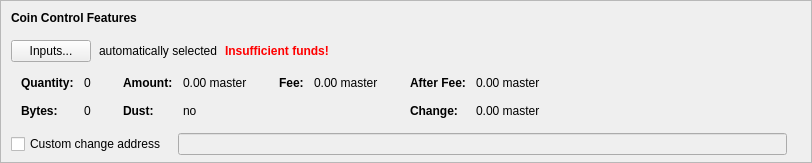
    <widget class="QFrame" name="frameCoinControl">
     <property name="sizePolicy">
      <sizepolicy hsizetype="Expanding" vsizetype="Expanding">
       <horstretch>0</horstretch>
       <verstretch>0</verstretch>
      </sizepolicy>
     </property>
     <property name="maximumSize">
      <size>
       <width>16777215</width>
       <height>16777215</height>
      </size>
     </property>
     <property name="frameShape">
      <enum>QFrame::StyledPanel</enum>
     </property>
     <property name="frameShadow">
      <enum>QFrame::Sunken</enum>
     </property>
     <layout class="QVBoxLayout" name="verticalLayoutCoinControl2">
      <property name="spacing">
       <number>0</number>
      </property>
      <property name="leftMargin">
       <number>0</number>
      </property>
      <property name="topMargin">
       <number>0</number>
      </property>
      <property name="rightMargin">
       <number>0</number>
      </property>
      <property name="bottomMargin">
       <number>6</number>
      </property>
      <item>
       <layout class="QVBoxLayout" name="verticalLayoutCoinControl" stretch="0,0,0,0,1">
        <property name="spacing">
         <number>0</number>
        </property>
        <property name="leftMargin">
         <number>10</number>
        </property>
        <property name="topMargin">
         <number>10</number>
        </property>
        <item>
         <layout class="QHBoxLayout" name="horizontalLayoutCoinControl1">
          <property name="bottomMargin">
           <number>15</number>
          </property>
          <item>
           <widget class="QLabel" name="labelCoinControlFeatures">
            <property name="sizePolicy">
             <sizepolicy hsizetype="Preferred" vsizetype="Maximum">
              <horstretch>0</horstretch>
              <verstretch>0</verstretch>
             </sizepolicy>
            </property>
            <property name="font">
             <font>
              <weight>75</weight>
              <bold>true</bold>
             </font>
            </property>
            <property name="styleSheet">
             <string notr="true">font-weight:bold;</string>
            </property>
            <property name="text">
             <string>Coin Control Features</string>
            </property>
           </widget>
          </item>
         </layout>
        </item>
        <item>
         <layout class="QHBoxLayout" name="horizontalLayoutCoinControl2" stretch="0,0,0,0">
          <property name="spacing">
           <number>8</number>
          </property>
          <property name="bottomMargin">
           <number>10</number>
          </property>
          <item>
           <widget class="QPushButton" name="pushButtonCoinControl">
            <property name="styleSheet">
             <string notr="true"/>
            </property>
            <property name="text">
             <string>Inputs...</string>
            </property>
            <property name="autoDefault">
             <bool>false</bool>
            </property>
           </widget>
          </item>
          <item>
           <widget class="QLabel" name="labelCoinControlAutomaticallySelected">
            <property name="text">
             <string>automatically selected</string>
            </property>
            <property name="margin">
             <number>5</number>
            </property>
           </widget>
          </item>
          <item>
           <widget class="QLabel" name="labelCoinControlInsuffFunds">
            <property name="font">
             <font>
              <weight>75</weight>
              <bold>true</bold>
             </font>
            </property>
            <property name="styleSheet">
             <string notr="true">color:red;font-weight:bold;</string>
            </property>
            <property name="text">
             <string>Insufficient funds!</string>
            </property>
            <property name="margin">
             <number>5</number>
            </property>
           </widget>
          </item>
          <item>
           <spacer name="horizontalSpacerCoinControl">
            <property name="orientation">
             <enum>Qt::Horizontal</enum>
            </property>
            <property name="sizeHint" stdset="0">
             <size>
              <width>40</width>
              <height>1</height>
             </size>
            </property>
           </spacer>
          </item>
         </layout>
        </item>
        <item>
         <widget class="QWidget" name="widgetCoinControl" native="true">
          <property name="sizePolicy">
           <sizepolicy hsizetype="Preferred" vsizetype="Preferred">
            <horstretch>0</horstretch>
            <verstretch>0</verstretch>
           </sizepolicy>
          </property>
          <property name="minimumSize">
           <size>
            <width>0</width>
            <height>0</height>
           </size>
          </property>
          <property name="styleSheet">
           <string notr="true"/>
          </property>
          <layout class="QHBoxLayout" name="horizontalLayoutCoinControl5">
           <property name="leftMargin">
            <number>0</number>
           </property>
           <property name="topMargin">
            <number>0</number>
           </property>
           <property name="rightMargin">
            <number>0</number>
           </property>
           <property name="bottomMargin">
            <number>0</number>
           </property>
           <item>
            <layout class="QHBoxLayout" name="horizontalLayoutCoinControl3" stretch="0,0,0,1">
             <property name="spacing">
              <number>20</number>
             </property>
             <property name="topMargin">
              <number>0</number>
             </property>
             <property name="bottomMargin">
              <number>10</number>
             </property>
             <item>
              <layout class="QFormLayout" name="formLayoutCoinControl1">
               <property name="horizontalSpacing">
                <number>10</number>
               </property>
               <property name="verticalSpacing">
                <number>14</number>
               </property>
               <property name="leftMargin">
                <number>10</number>
               </property>
               <property name="topMargin">
                <number>4</number>
               </property>
               <property name="rightMargin">
                <number>6</number>
               </property>
               <item row="0" column="0">
                <widget class="QLabel" name="labelCoinControlQuantityText">
                 <property name="font">
                  <font>
                   <weight>75</weight>
                   <bold>true</bold>
                  </font>
                 </property>
                 <property name="text">
                  <string>Quantity:</string>
                 </property>
                 <property name="margin">
                  <number>0</number>
                 </property>
                </widget>
               </item>
               <item row="0" column="1">
                <widget class="QLabel" name="labelCoinControlQuantity">
                 <property name="cursor">
                  <cursorShape>IBeamCursor</cursorShape>
                 </property>
                 <property name="contextMenuPolicy">
                  <enum>Qt::ActionsContextMenu</enum>
                 </property>
                 <property name="text">
                  <string notr="true">0</string>
                 </property>
                 <property name="margin">
                  <number>0</number>
                 </property>
                 <property name="textInteractionFlags">
                  <set>Qt::LinksAccessibleByMouse|Qt::TextSelectableByKeyboard|Qt::TextSelectableByMouse</set>
                 </property>
                </widget>
               </item>
               <item row="1" column="0">
                <widget class="QLabel" name="labelCoinControlBytesText">
                 <property name="font">
                  <font>
                   <weight>75</weight>
                   <bold>true</bold>
                  </font>
                 </property>
                 <property name="text">
                  <string>Bytes:</string>
                 </property>
                </widget>
               </item>
               <item row="1" column="1">
                <widget class="QLabel" name="labelCoinControlBytes">
                 <property name="cursor">
                  <cursorShape>IBeamCursor</cursorShape>
                 </property>
                 <property name="contextMenuPolicy">
                  <enum>Qt::ActionsContextMenu</enum>
                 </property>
                 <property name="text">
                  <string notr="true">0</string>
                 </property>
                 <property name="textInteractionFlags">
                  <set>Qt::LinksAccessibleByMouse|Qt::TextSelectableByKeyboard|Qt::TextSelectableByMouse</set>
                 </property>
                </widget>
               </item>
              </layout>
             </item>
             <item>
              <layout class="QFormLayout" name="formLayoutCoinControl2">
               <property name="horizontalSpacing">
                <number>10</number>
               </property>
               <property name="verticalSpacing">
                <number>14</number>
               </property>
               <property name="leftMargin">
                <number>6</number>
               </property>
               <property name="topMargin">
                <number>4</number>
               </property>
               <property name="rightMargin">
                <number>6</number>
               </property>
               <item row="0" column="0">
                <widget class="QLabel" name="labelCoinControlAmountText">
                 <property name="font">
                  <font>
                   <weight>75</weight>
                   <bold>true</bold>
                  </font>
                 </property>
                 <property name="text">
                  <string>Amount:</string>
                 </property>
                 <property name="margin">
                  <number>0</number>
                 </property>
                </widget>
               </item>
               <item row="0" column="1">
                <widget class="QLabel" name="labelCoinControlAmount">
                 <property name="cursor">
                  <cursorShape>IBeamCursor</cursorShape>
                 </property>
                 <property name="contextMenuPolicy">
                  <enum>Qt::ActionsContextMenu</enum>
                 </property>
                 <property name="text">
                  <string notr="true">0.00 master</string>
                 </property>
                 <property name="textInteractionFlags">
                  <set>Qt::LinksAccessibleByMouse|Qt::TextSelectableByKeyboard|Qt::TextSelectableByMouse</set>
                 </property>
                </widget>
               </item>
               <item row="1" column="0">
                <widget class="QLabel" name="labelCoinControlLowOutputText">
                 <property name="font">
                  <font>
                   <weight>75</weight>
                   <bold>true</bold>
                  </font>
                 </property>
                 <property name="text">
                  <string>Dust:</string>
                 </property>
                </widget>
               </item>
               <item row="1" column="1">
                <widget class="QLabel" name="labelCoinControlLowOutput">
                 <property name="cursor">
                  <cursorShape>IBeamCursor</cursorShape>
                 </property>
                 <property name="contextMenuPolicy">
                  <enum>Qt::ActionsContextMenu</enum>
                 </property>
                 <property name="text">
                  <string notr="true">no</string>
                 </property>
                 <property name="textInteractionFlags">
                  <set>Qt::LinksAccessibleByMouse|Qt::TextSelectableByKeyboard|Qt::TextSelectableByMouse</set>
                 </property>
                </widget>
               </item>
              </layout>
             </item>
             <item>
              <layout class="QFormLayout" name="formLayoutCoinControl3">
               <property name="horizontalSpacing">
                <number>10</number>
               </property>
               <property name="verticalSpacing">
                <number>14</number>
               </property>
               <property name="leftMargin">
                <number>6</number>
               </property>
               <property name="topMargin">
                <number>4</number>
               </property>
               <property name="rightMargin">
                <number>6</number>
               </property>
               <item row="0" column="0">
                <widget class="QLabel" name="labelCoinControlFeeText">
                 <property name="font">
                  <font>
                   <weight>75</weight>
                   <bold>true</bold>
                  </font>
                 </property>
                 <property name="text">
                  <string>Fee:</string>
                 </property>
                 <property name="margin">
                  <number>0</number>
                 </property>
                </widget>
               </item>
               <item row="0" column="1">
                <widget class="QLabel" name="labelCoinControlFee">
                 <property name="cursor">
                  <cursorShape>IBeamCursor</cursorShape>
                 </property>
                 <property name="contextMenuPolicy">
                  <enum>Qt::ActionsContextMenu</enum>
                 </property>
                 <property name="text">
                  <string notr="true">0.00 master</string>
                 </property>
                 <property name="textInteractionFlags">
                  <set>Qt::LinksAccessibleByMouse|Qt::TextSelectableByKeyboard|Qt::TextSelectableByMouse</set>
                 </property>
                </widget>
               </item>
             </layout>
             </item>
             <item>
              <layout class="QFormLayout" name="formLayoutCoinControl4">
               <property name="horizontalSpacing">
                <number>10</number>
               </property>
               <property name="verticalSpacing">
                <number>14</number>
               </property>
               <property name="leftMargin">
                <number>6</number>
               </property>
               <property name="topMargin">
                <number>4</number>
               </property>
               <property name="rightMargin">
                <number>6</number>
               </property>
               <item row="0" column="0">
                <widget class="QLabel" name="labelCoinControlAfterFeeText">
                 <property name="font">
                  <font>
                   <weight>75</weight>
                   <bold>true</bold>
                  </font>
                 </property>
                 <property name="text">
                  <string>After Fee:</string>
                 </property>
                 <property name="margin">
                  <number>0</number>
                 </property>
                </widget>
               </item>
               <item row="0" column="1">
                <widget class="QLabel" name="labelCoinControlAfterFee">
                 <property name="cursor">
                  <cursorShape>IBeamCursor</cursorShape>
                 </property>
                 <property name="contextMenuPolicy">
                  <enum>Qt::ActionsContextMenu</enum>
                 </property>
                 <property name="text">
                  <string notr="true">0.00 master</string>
                 </property>
                 <property name="textInteractionFlags">
                  <set>Qt::LinksAccessibleByMouse|Qt::TextSelectableByKeyboard|Qt::TextSelectableByMouse</set>
                 </property>
                </widget>
               </item>
               <item row="1" column="0">
                <widget class="QLabel" name="labelCoinControlChangeText">
                 <property name="font">
                  <font>
                   <weight>75</weight>
                   <bold>true</bold>
                  </font>
                 </property>
                 <property name="text">
                  <string>Change:</string>
                 </property>
                </widget>
               </item>
               <item row="1" column="1">
                <widget class="QLabel" name="labelCoinControlChange">
                 <property name="cursor">
                  <cursorShape>IBeamCursor</cursorShape>
                 </property>
                 <property name="contextMenuPolicy">
                  <enum>Qt::ActionsContextMenu</enum>
                 </property>
                 <property name="text">
                  <string notr="true">0.00 master</string>
                 </property>
                 <property name="textInteractionFlags">
                  <set>Qt::LinksAccessibleByMouse|Qt::TextSelectableByKeyboard|Qt::TextSelectableByMouse</set>
                 </property>
                </widget>
               </item>
              </layout>
             </item>
            </layout>
           </item>
          </layout>
         </widget>
        </item>
        <item>
         <layout class="QHBoxLayout" name="horizontalLayoutCoinControl4" stretch="0,0,0">
          <property name="spacing">
           <number>12</number>
          </property>
          <property name="sizeConstraint">
           <enum>QLayout::SetDefaultConstraint</enum>
          </property>
          <property name="topMargin">
           <number>5</number>
          </property>
          <property name="rightMargin">
           <number>5</number>
          </property>
          <item>
           <widget class="QCheckBox" name="checkBoxCoinControlChange">
            <property name="toolTip">
             <string>If this is activated, but the change address is empty or invalid, change will be sent to a newly generated address.</string>
            </property>
            <property name="text">
             <string>Custom change address</string>
            </property>
           </widget>
          </item>
          <item>
           <widget class="QValidatedLineEdit" name="lineEditCoinControlChange">
            <property name="enabled">
             <bool>false</bool>
            </property>
            <property name="sizePolicy">
             <sizepolicy hsizetype="Expanding" vsizetype="Fixed">
              <horstretch>0</horstretch>
              <verstretch>0</verstretch>
             </sizepolicy>
            </property>
           </widget>
          </item>
          <item>
           <widget class="QLabel" name="labelCoinControlChangeLabel">
            <property name="sizePolicy">
             <sizepolicy hsizetype="Preferred" vsizetype="Expanding">
              <horstretch>0</horstretch>
              <verstretch>0</verstretch>
             </sizepolicy>
            </property>
            <property name="minimumSize">
             <size>
              <width>0</width>
              <height>0</height>
             </size>
            </property>
            <property name="text">
             <string/>
            </property>
            <property name="margin">
             <number>3</number>
            </property>
           </widget>
          </item>
         </layout>
        </item>
        <item>
         <spacer name="verticalSpacerCoinControl">
          <property name="orientation">
           <enum>Qt::Vertical</enum>
          </property>
          <property name="sizeHint" stdset="0">
           <size>
            <width>800</width>
            <height>1</height>
           </size>
          </property>
         </spacer>
        </item>
       </layout>
      </item>
     </layout>
    </widget>
